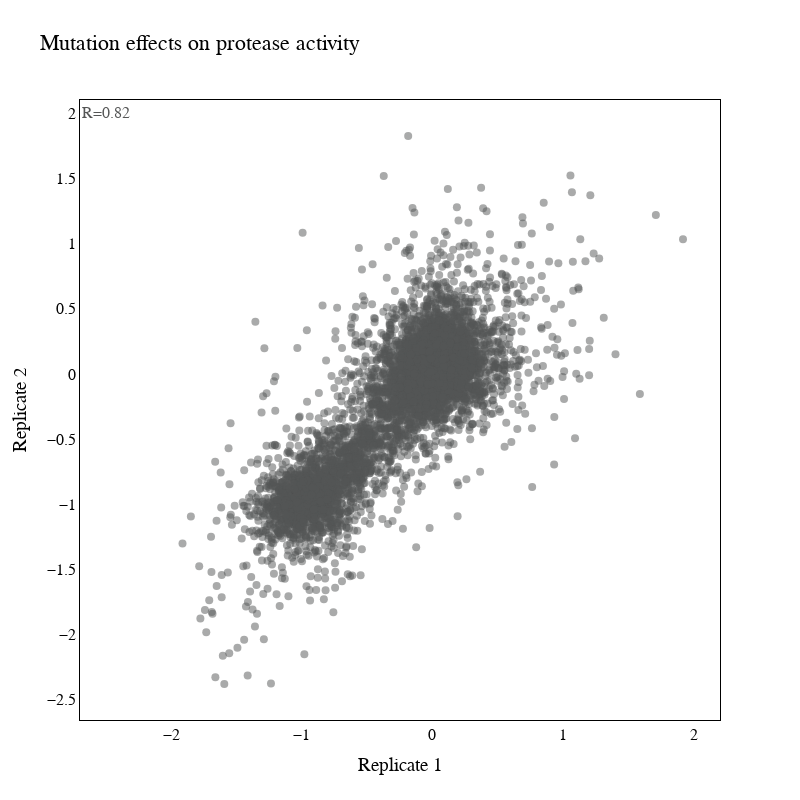

This figure's notebook cell:
### Markdown cell above
### Plotting the overall correlation

### Code cell
rep1 = [item for sublist in all_res0.values for item in sublist]
rep2 = [item for sublist in all_res1.values for item in sublist]

fig  = go.Figure()
fig.add_trace(go.Scatter(x=rep1, y=rep2, marker=dict(
            color='#545555',
            size=8,
            opacity=0.5), mode = 'markers'))

corr = pd.Series(rep1).corr(pd.Series(rep2), method = 'pearson').round(2)
# fig.add_trace(go.Scatter(x=[-4, 6], y=[-4, 6], mode='lines'))
fig.update_xaxes(showline=True, linewidth=1, linecolor='black', mirror=True,
                showgrid=False)
fig.update_yaxes(showline=True, linewidth=1, linecolor='black', mirror=True,
                showgrid=False)
fig.add_annotation(
        x=-2.5,
        y=2.,
        xref="x",
        yref="y",
        text="R="+str(corr),showarrow=False,
        font=dict(family="Arial",
                    size=16,
                    color="#545555"
                    ))
fig.update_layout(
    title="Mutation effects on protease activity",
    xaxis_title="Replicate 1",
    yaxis_title="Replicate 2",
    paper_bgcolor='rgba(255,255,255,100)',
    plot_bgcolor='rgba(255,255,255,100)',
    autosize=False,
    width=800,
    height=800,
    font=dict(family="Arial",
                    size=16,
                    color="#020202"
                    )
    )
fig.show()
fig.write_image(fig_folder+"Fig1_glu_gal_replicate_correlation.pdf")

### Figure 1 — Plotly figure (JSON) as saved in the notebook; plotly's stock layout.template omitted (floating-point values rounded to 4 significant figures; data arrays with more than 128 entries replaced by an {"elided": "..."} marker saying what was removed)
{"data": [{"marker": {"color": "#545555", "opacity": 0.5, "size": 8}, "mode": "markers", "type": "scatter", "x": {"elided": "6426 float values"}, "y": {"elided": "6426 float values"}}], "layout": {"annotations": [{"font": {"color": "#545555", "family": "Arial", "size": 16}, "showarrow": false, "text": "R=0.82", "x": -2.5, "xref": "x", "y": 2, "yref": "y"}], "autosize": false, "font": {"color": "#020202", "family": "Arial", "size": 16}, "height": 800, "paper_bgcolor": "rgba(255,255,255,100)", "plot_bgcolor": "rgba(255,255,255,100)", "title": {"text": "Mutation effects on protease activity"}, "width": 800, "xaxis": {"linecolor": "black", "linewidth": 1, "mirror": true, "showgrid": false, "showline": true, "title": {"text": "Replicate 1"}}, "yaxis": {"linecolor": "black", "linewidth": 1, "mirror": true, "showgrid": false, "showline": true, "title": {"text": "Replicate 2"}}}}
